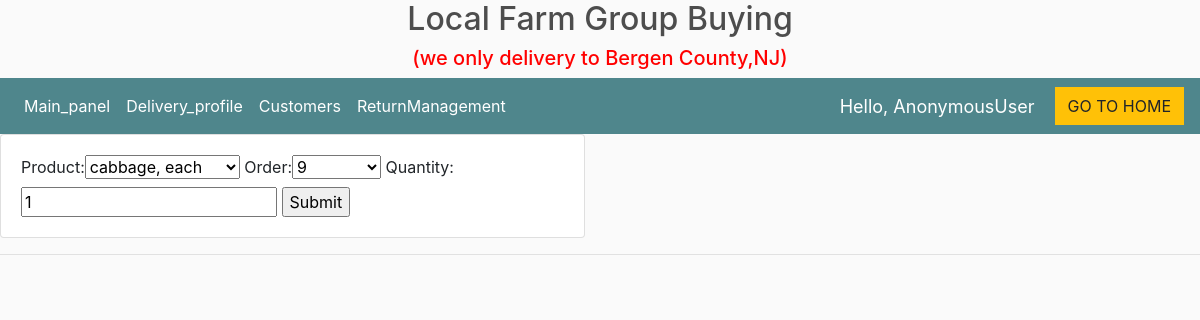
The page /updateorder/11/ on the database its author committed.
### store/models.py (models this page shows, shortened)
class OrderItem(models.Model):
	product = models.ForeignKey(Product, on_delete=models.SET_NULL, null=True)
	order = models.ForeignKey(Order,  on_delete=models.SET_NULL, null=True)
	quantity = models.IntegerField(default=0, null=True, blank=True)

### store/views.py (the view)
# urls.py: path('updateorder/<str:pk>/', views.updateorder, name='updateorder'),
def updateorder(request, pk):
	orderitem = OrderItem.objects.get(id=pk)
	form = OrderItemForm(instance=orderitem)
	if request.method == 'POST':
		form = OrderItemForm(request.POST, instance=orderitem)
		if form.is_valid():
			form.save()
			return redirect('/dashboard/')
	context = {'form': form}
	return render(request, 'store/order_form.html', context)

### store/forms.py
class OrderItemForm(ModelForm):
	class Meta:
		model = OrderItem
		fields = '__all__'

### store/models.py (called while the page is built)
	def __str__(self):
		return self.name

	def __str__(self):
		return str(self.id)

### store/templates/store/order_form.html (shortened to what this page needs)
{%  extends 'store/maindashboard.html' %}
{% load static %}
{% block content %}
<div class="row">
	<div class="col-md-6">
		<div class="card card-body">
			<form action="" method="POST">
				{{form}}
				<input type="submit" name="Submit">
			</form>
		</div>
	</div>
</div>
{% endblock %}

### static/css/main.css (style rules this page uses)
body { background-color: hsl(0, 0%, 98%); }

### rows shown on the page
OrderItem: product "cabbage, each", order "9", quantity "1"

### other values the page prints
{{ request.user }} "AnonymousUser"
